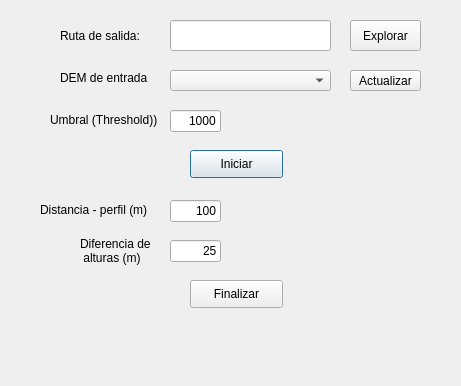
<?xml version="1.0" encoding="UTF-8"?>
<ui version="4.0">
 <class>MorfoCuencasDialogBase</class>
 <widget class="QDialog" name="MorfoCuencasDialogBase">
  <property name="geometry">
   <rect>
    <x>0</x>
    <y>0</y>
    <width>461</width>
    <height>386</height>
   </rect>
  </property>
  <property name="windowTitle">
   <string>MorfoCuencas</string>
  </property>
  <widget class="QComboBox" name="cbbCargarCapas">
   <property name="geometry">
    <rect>
     <x>170</x>
     <y>70</y>
     <width>161</width>
     <height>21</height>
    </rect>
   </property>
  </widget>
  <widget class="QLineEdit" name="lneSalida">
   <property name="geometry">
    <rect>
     <x>170</x>
     <y>20</y>
     <width>161</width>
     <height>31</height>
    </rect>
   </property>
  </widget>
  <widget class="QLabel" name="lblDEM">
   <property name="geometry">
    <rect>
     <x>60</x>
     <y>70</y>
     <width>101</width>
     <height>16</height>
    </rect>
   </property>
   <property name="text">
    <string>DEM de entrada</string>
   </property>
  </widget>
  <widget class="QLabel" name="lblSalida">
   <property name="geometry">
    <rect>
     <x>60</x>
     <y>20</y>
     <width>91</width>
     <height>31</height>
    </rect>
   </property>
   <property name="text">
    <string>Ruta de salida:</string>
   </property>
  </widget>
  <widget class="QPushButton" name="Boton">
   <property name="geometry">
    <rect>
     <x>190</x>
     <y>150</y>
     <width>93</width>
     <height>28</height>
    </rect>
   </property>
   <property name="text">
    <string>Iniciar</string>
   </property>
  </widget>
  <widget class="QPushButton" name="Boton2">
   <property name="geometry">
    <rect>
     <x>190</x>
     <y>280</y>
     <width>93</width>
     <height>28</height>
    </rect>
   </property>
   <property name="text">
    <string>Finalizar</string>
   </property>
  </widget>
  <widget class="QLineEdit" name="lneUmbral">
   <property name="geometry">
    <rect>
     <x>170</x>
     <y>110</y>
     <width>51</width>
     <height>22</height>
    </rect>
   </property>
   <property name="toolTip">
    <string>&lt;html&gt;&lt;head/&gt;&lt;body&gt;&lt;p&gt;Umbral de tolerancia para generar la red de drenaje: Valores pequeños producen una red de mayor complejidad. &lt;/p&gt;&lt;p&gt;Este valor depende del criterio del usuario. &lt;/p&gt;&lt;p&gt;&lt;span style=&quot; font-weight:600; color:#aa0000;&quot;&gt;¡¡¡Valores muy pequeños pueden extender el tiempo de procesamiento!!!&lt;/span&gt;&lt;/p&gt;&lt;/body&gt;&lt;/html&gt;</string>
   </property>
   <property name="toolTipDuration">
    <number>-1</number>
   </property>
   <property name="statusTip">
    <string/>
   </property>
   <property name="whatsThis">
    <string/>
   </property>
   <property name="text">
    <string>1000</string>
   </property>
   <property name="alignment">
    <set>Qt::AlignRight|Qt::AlignTrailing|Qt::AlignVCenter</set>
   </property>
  </widget>
  <widget class="QLineEdit" name="lneDistancia">
   <property name="geometry">
    <rect>
     <x>170</x>
     <y>200</y>
     <width>51</width>
     <height>22</height>
    </rect>
   </property>
   <property name="toolTip">
    <string>&lt;html&gt;&lt;head/&gt;&lt;body&gt;&lt;p&gt;Distancia regular para graficar el perfil del cauce principal&lt;/p&gt;&lt;p&gt;&lt;span style=&quot; font-weight:600; color:#000000;&quot;&gt;Verifique que la distancia es consistente con el tamaño de pixel de su DEM&lt;/span&gt;&lt;/p&gt;&lt;/body&gt;&lt;/html&gt;</string>
   </property>
   <property name="text">
    <string>100</string>
   </property>
   <property name="alignment">
    <set>Qt::AlignRight|Qt::AlignTrailing|Qt::AlignVCenter</set>
   </property>
  </widget>
  <widget class="QLabel" name="lblDistancia">
   <property name="geometry">
    <rect>
     <x>40</x>
     <y>200</y>
     <width>121</width>
     <height>20</height>
    </rect>
   </property>
   <property name="text">
    <string>Distancia - perfil (m)</string>
   </property>
  </widget>
  <widget class="QLabel" name="lblUmbral">
   <property name="geometry">
    <rect>
     <x>50</x>
     <y>110</y>
     <width>111</width>
     <height>20</height>
    </rect>
   </property>
   <property name="text">
    <string>Umbral (Threshold))</string>
   </property>
  </widget>
  <widget class="QPushButton" name="btnExplorar">
   <property name="geometry">
    <rect>
     <x>350</x>
     <y>20</y>
     <width>71</width>
     <height>31</height>
    </rect>
   </property>
   <property name="mouseTracking">
    <bool>false</bool>
   </property>
   <property name="toolTip">
    <string>&lt;html&gt;&lt;head/&gt;&lt;body&gt;&lt;p&gt;Utilice un directorio nuevo cada vez que ejecute la herramienta. &lt;/p&gt;&lt;/body&gt;&lt;/html&gt;</string>
   </property>
   <property name="text">
    <string>Explorar</string>
   </property>
  </widget>
  <widget class="QLabel" name="lblCoordenadas">
   <property name="geometry">
    <rect>
     <x>60</x>
     <y>330</y>
     <width>321</width>
     <height>41</height>
    </rect>
   </property>
   <property name="text">
    <string/>
   </property>
   <property name="alignment">
    <set>Qt::AlignHCenter|Qt::AlignTop</set>
   </property>
  </widget>
  <widget class="QPushButton" name="btnActualizar">
   <property name="geometry">
    <rect>
     <x>350</x>
     <y>70</y>
     <width>71</width>
     <height>21</height>
    </rect>
   </property>
   <property name="mouseTracking">
    <bool>false</bool>
   </property>
   <property name="toolTip">
    <string>&lt;html&gt;&lt;head/&gt;&lt;body&gt;&lt;p&gt;Utilice un directorio nuevo cada vez que ejecute la herramienta. &lt;/p&gt;&lt;/body&gt;&lt;/html&gt;</string>
   </property>
   <property name="text">
    <string>Actualizar</string>
   </property>
  </widget>
  <widget class="QLineEdit" name="lneAlturas">
   <property name="geometry">
    <rect>
     <x>170</x>
     <y>240</y>
     <width>51</width>
     <height>22</height>
    </rect>
   </property>
   <property name="toolTip">
    <string>&lt;html&gt;&lt;head/&gt;&lt;body&gt;&lt;p&gt;Diferencia de cotas para curva hipsométrica.&lt;/p&gt;&lt;p&gt;&lt;span style=&quot; font-weight:600; color:#000000;&quot;&gt;Este valor depende de la diferencia entre cotas máxima y mínima estimada de la cuenca. &lt;/span&gt;&lt;/p&gt;&lt;/body&gt;&lt;/html&gt;</string>
   </property>
   <property name="text">
    <string>25</string>
   </property>
   <property name="alignment">
    <set>Qt::AlignRight|Qt::AlignTrailing|Qt::AlignVCenter</set>
   </property>
  </widget>
  <widget class="QLabel" name="lblAlturas">
   <property name="geometry">
    <rect>
     <x>80</x>
     <y>230</y>
     <width>81</width>
     <height>41</height>
    </rect>
   </property>
   <property name="text">
    <string>Diferencia de 
 alturas (m)</string>
   </property>
   <property name="scaledContents">
    <bool>false</bool>
   </property>
   <property name="wordWrap">
    <bool>true</bool>
   </property>
  </widget>
 </widget>
 <resources/>
 <connections/>
</ui>
